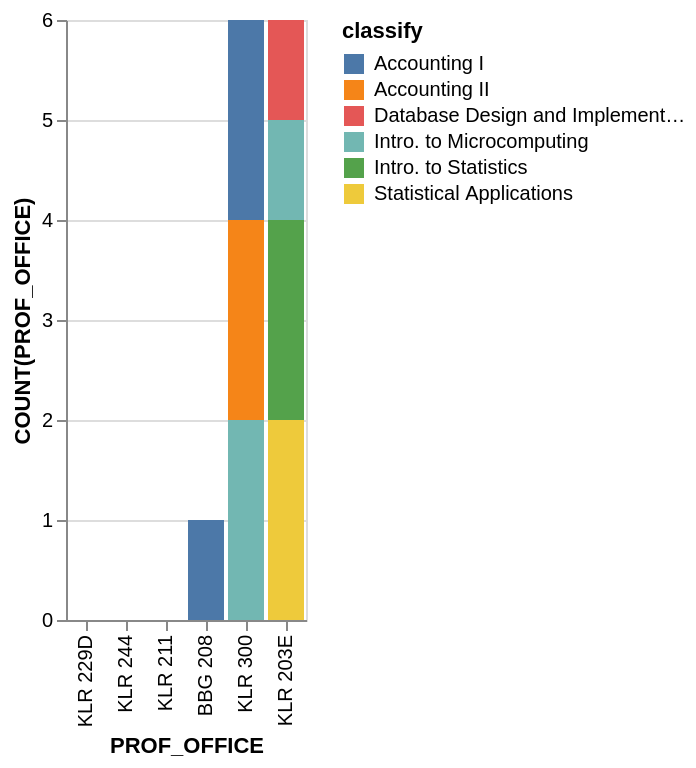

Express this chart as Vega-Lite.
### Vega-Lite specification from a JSON file in a GitHub repository (floating-point values rounded to 4 significant figures)
{"data": {"values": [{"x_data": "BBG 208", "y_data": 1, "classify": "Accounting I"}, {"x_data": "KLR 229D", "y_data": 0, "classify": "Accounting I"}, {"x_data": "KLR 244", "y_data": 0, "classify": "Accounting I"}, {"x_data": "KLR 300", "y_data": 2, "classify": "Accounting I"}, {"x_data": "KLR 211", "y_data": 0, "classify": "Accounting I"}, {"x_data": "KLR 203E", "y_data": 0, "classify": "Accounting I"}, {"x_data": "BBG 208", "y_data": 0, "classify": "Accounting II"}, {"x_data": "KLR 229D", "y_data": 0, "classify": "Accounting II"}, {"x_data": "KLR 244", "y_data": 0, "classify": "Accounting II"}, {"x_data": "KLR 300", "y_data": 2, "classify": "Accounting II"}, {"x_data": "KLR 211", "y_data": 0, "classify": "Accounting II"}, {"x_data": "KLR 203E", "y_data": 0, "classify": "Accounting II"}, {"x_data": "BBG 208", "y_data": 0, "classify": "Database Design and Implementation"}, {"x_data": "KLR 229D", "y_data": 0, "classify": "Database Design and Implementation"}, {"x_data": "KLR 244", "y_data": 0, "classify": "Database Design and Implementation"}, {"x_data": "KLR 300", "y_data": 0, "classify": "Database Design and Implementation"}, {"x_data": "KLR 211", "y_data": 0, "classify": "Database Design and Implementation"}, {"x_data": "KLR 203E", "y_data": 1, "classify": "Database Design and Implementation"}, {"x_data": "BBG 208", "y_data": 0, "classify": "Intro. to Microcomputing"}, {"x_data": "KLR 229D", "y_data": 0, "classify": "Intro. to Microcomputing"}, {"x_data": "KLR 244", "y_data": 0, "classify": "Intro. to Microcomputing"}, {"x_data": "KLR 300", "y_data": 2, "classify": "Intro. to Microcomputing"}, {"x_data": "KLR 211", "y_data": 0, "classify": "Intro. to Microcomputing"}, {"x_data": "KLR 203E", "y_data": 1, "classify": "Intro. to Microcomputing"}, {"x_data": "BBG 208", "y_data": 0, "classify": "Intro. to Statistics"}, {"x_data": "KLR 229D", "y_data": 0, "classify": "Intro. to Statistics"}, {"x_data": "KLR 244", "y_data": 0, "classify": "Intro. to Statistics"}, {"x_data": "KLR 300", "y_data": 0, "classify": "Intro. to Statistics"}, {"x_data": "KLR 211", "y_data": 0, "classify": "Intro. to Statistics"}, {"x_data": "KLR 203E", "y_data": 2, "classify": "Intro. to Statistics"}, {"x_data": "BBG 208", "y_data": 0, "classify": "Statistical Applications"}, {"x_data": "KLR 229D", "y_data": 0, "classify": "Statistical Applications"}, {"x_data": "KLR 244", "y_data": 0, "classify": "Statistical Applications"}, {"x_data": "KLR 300", "y_data": 0, "classify": "Statistical Applications"}, {"x_data": "KLR 211", "y_data": 0, "classify": "Statistical Applications"}, {"x_data": "KLR 203E", "y_data": 2, "classify": "Statistical Applications"}]}, "mark": "bar", "encoding": {"x": {"field": "x_data", "type": "nominal", "title": "PROF_OFFICE", "sort": {"op": "sum", "field": "y_data", "order": "ascending"}}, "y": {"field": "y_data", "type": "quantitative", "title": "COUNT(PROF_OFFICE)"}, "color": {"field": "classify"}}}
